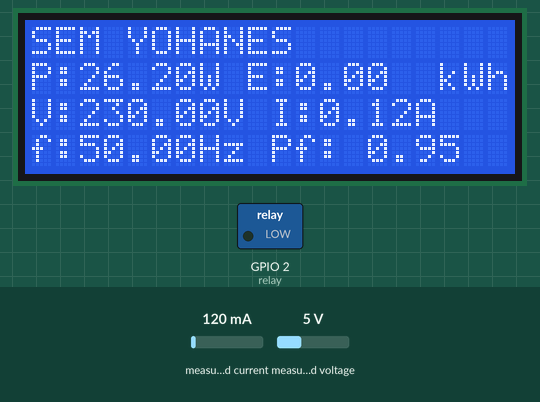
This sketch was run on a simulated ESP32. Shown: 20×4 character LCD, switched loads named in the sketch (green lamp = pin HIGH). The inputs (shaded band) are chosen by the test bench; at power-on: measured current 120 mA, measured voltage 5 V. WiFi joins after 1.5 s; servers stay silent unless stated; what the sketch prints to the serial monitor is not drawn.

Above: at 4.6 s.
4.7 s: measured current set to 500 mA
At 8.7 s:
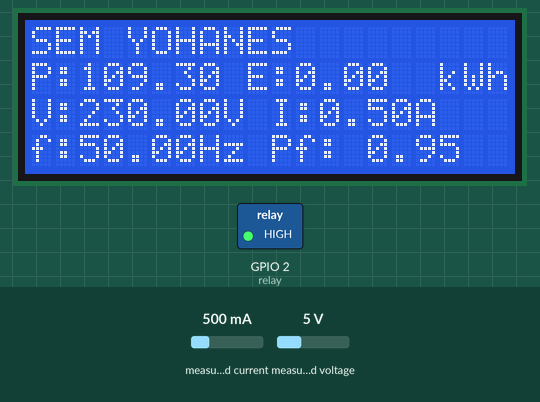
15.8 s: measured current set to 40 mA
At 21.3 s:
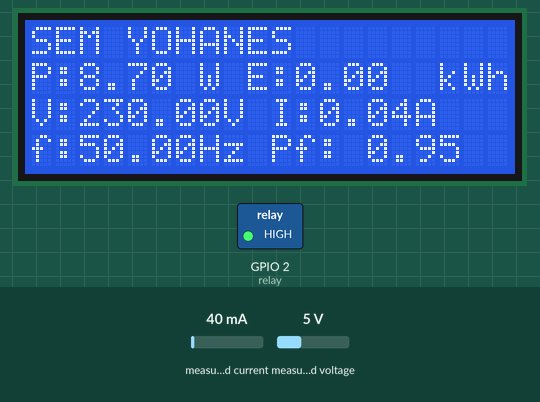
26.9 s: measured voltage set to 0.3 V
At 33.7 s:
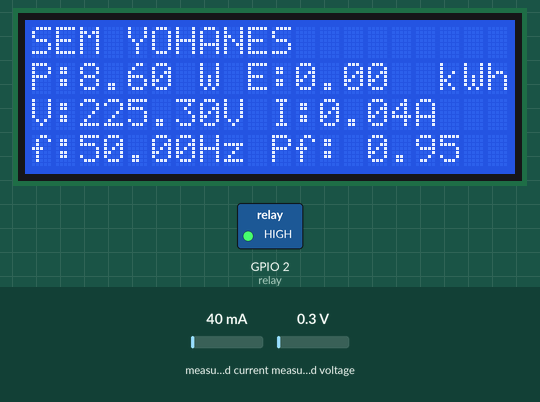
36.5 s: measured voltage set to 3.8 V
At 42.3 s:
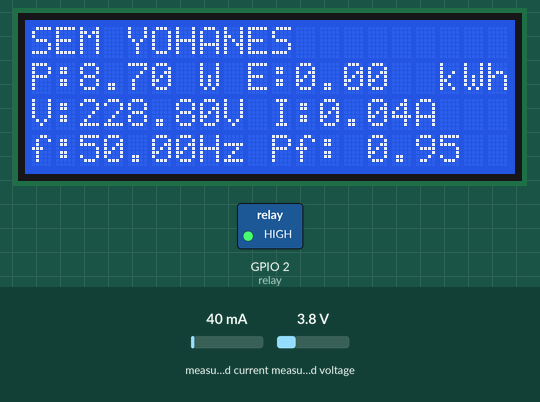
Timing chart, 0 to 43.8 s (numbered marks = the images above; inputs shaded):
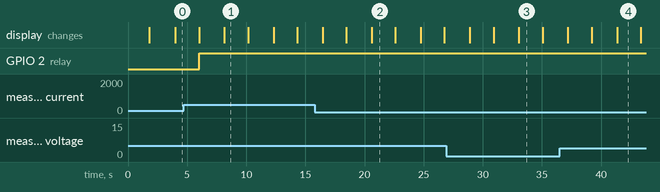

Measured:
- after the input at 4.7 s, the display: first differs from a run without the input after 3.5 s (image 1)
- after the input at 15.8 s, the display: first differs from a run without the input after 4.8 s (image 2)
- after the input at 26.9 s, the display: first differs from a run without the input after 6.2 s (image 3)
- after the input at 36.5 s, the display: first differs from a run without the input after 4.9 s (image 4)
- what the display in image 1 shows lasts 2.0 s, from 8.2 s to 10.2 s

The sketch:

Smartkwhmeter_PZEM.ino
```cpp
#include <LiquidCrystal_I2C.h>
LiquidCrystal_I2C lcd(0x27, 20, 4);
#define BLYNK_TEMPLATE_ID "TMPLjvtl2Km6"
#define BLYNK_DEVICE_NAME "SMART ENERGY METER YOHANES"
#define BLYNK_AUTH_TOKEN "7xv3jeQFmhtrDIh-K8yHSEgZVGNsuqNm"
#define BLYNK_PRINT Serial

#include <PZEM004Tv30.h>
#include <WiFi.h>
#include <BlynkSimpleEsp32.h>

/* Hardware Serial3 is only available on certain boards.
 * For example the Arduino MEGA 2560
*/
const int relay = 2;
float biaya;
float hargaperkwh = 1444.7;

char auth[] = BLYNK_AUTH_TOKEN;
char ssid[] = "Apa";
char pass[] = "moonimoon"; // Jika tidak menggunakan password kosongkan ""


PZEM004Tv30 pzem(&Serial2);
WidgetLCD lcd2(V6);

BLYNK_WRITE (V7)
{
 int buttonvalue = param.asInt();//assigning incoming value fromm v7 to a variabel
 if (buttonvalue = 1){
 digitalWrite(relay, LOW);
 pzem.resetEnergy();
}

}

void setup() {
  Serial.begin(115200);
  pinMode(relay, OUTPUT);
  Blynk.begin(auth, ssid, pass);
  lcd.begin();
}

void loop() {
    float voltage = pzem.voltage();
    if(!isnan(voltage)){
        Serial.print("Voltage: "); Serial.print(voltage); Serial.println("V");
    } else {
        Serial.println("Error reading voltage");
    }

    float current = pzem.current();
    if(!isnan(current)){
        Serial.print("Current: "); Serial.print(current); Serial.println("A");
    } else {
        Serial.println("Error reading current");
    }

    float power = pzem.power();
    if(!isnan(power)){
        Serial.print("Power: "); Serial.print(power); Serial.println("W");
    } else {
        Serial.println("Error reading power");
    }

    float energy = pzem.energy();
    if(!isnan(energy)){
        Serial.print("Energy: "); Serial.print(energy,3); Serial.println("kWh");
         Blynk.logEvent("informasi_listrik","PEMAKAIAN SEKITAR 100% (0.2)");
    } else {
        Serial.println("Error reading energy");
    }

    float frequency = pzem.frequency();
    if(!isnan(frequency)){
        Serial.print("Frequency: "); Serial.print(frequency, 1); Serial.println("Hz");
    } else {
        Serial.println("Error reading frequency");
    }

    float pf = pzem.pf();
    if(!isnan(pf)){
        Serial.print("PF: "); Serial.println(pf);
    } else {
        Serial.println("Error reading power factor");
    }
    Serial.println();
    delay(2000);

  lcd.setCursor(0,0);
  lcd.print("SEM YOHANES");
  lcd.setCursor(0,1);
  lcd.print("P:");
  lcd.setCursor(7,1);
  lcd.print("W");
  lcd.setCursor(2,1);
  lcd.print(power);
  lcd.setCursor(9,1);
  lcd.print("E:");
  lcd.setCursor(17,1);
  lcd.print("kWh");
  lcd.setCursor(11,1);
  lcd.print(energy);
  lcd.setCursor(0,2);
  lcd.print("V:");
  lcd.setCursor(8,2);
  lcd.print("V");
  lcd.setCursor(2,2);
  lcd.print(voltage);
  lcd.setCursor(10,2);
  lcd.print("I:");
  lcd.setCursor(12,2);
  lcd.print(current);
  lcd.setCursor(16,2);
  lcd.print("A");
  lcd.setCursor(0,3);
  lcd.print("f:");
  lcd.setCursor(7,3);
  lcd.print("Hz");
  lcd.setCursor(2,3);
  lcd.print(frequency);
  lcd.setCursor(10,3);
  lcd.print("Pf:");
  lcd.setCursor(14,3);
  lcd.print(pf);
  delay (2000);
  lcd.clear();
  delay (10);


   biaya = energy * hargaperkwh ;
   Serial.print ("Harga:");
   Serial.print ("Rp ");
   Serial.print (biaya);
   Serial.println (",-");


   lcd2.clear();
   lcd2.print(0, 0, "Harga:");
   lcd2.print(6, 0, "Rp ");
   lcd2.print(8, 0, biaya);
   lcd2.print(14, 0, ",-");

    Blynk.virtualWrite(V0,power);
    Blynk.virtualWrite(V1,energy);
    Blynk.virtualWrite(V2,voltage);
    Blynk.virtualWrite(V3,current);
    Blynk.virtualWrite(V4,frequency);
    Blynk.virtualWrite(V5,pf);
    Blynk.run();

    if(energy>=0.200) {
    digitalWrite(relay,LOW);}
    else{
    digitalWrite(relay, HIGH);}
}
```
